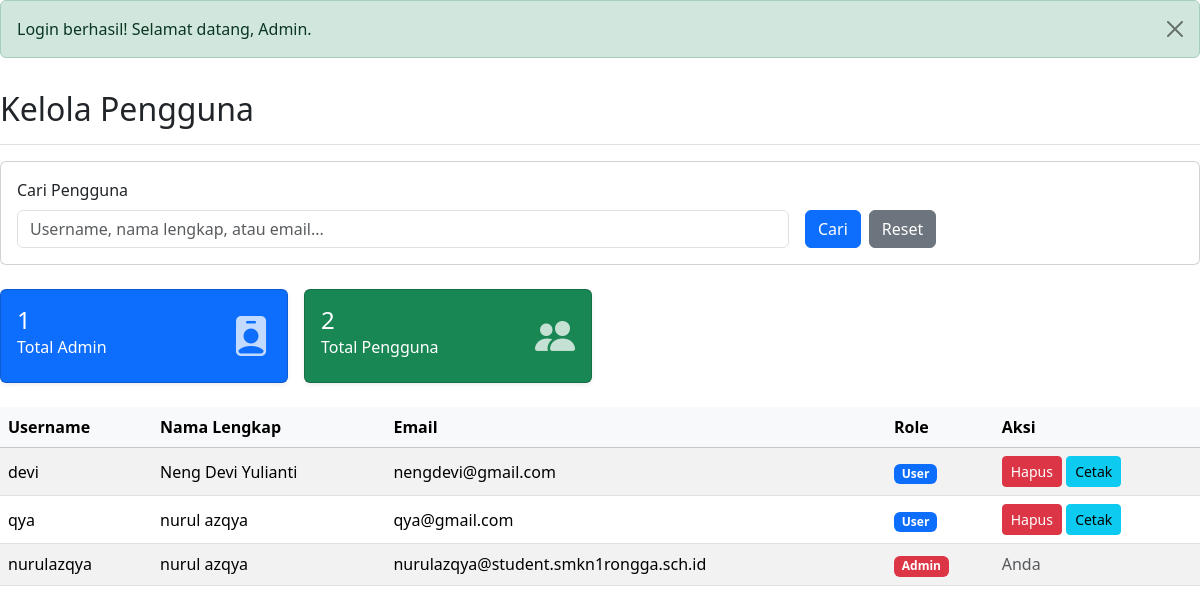
Page /admin/halaman/kelola_user.php (signed in) on the earlier database version.
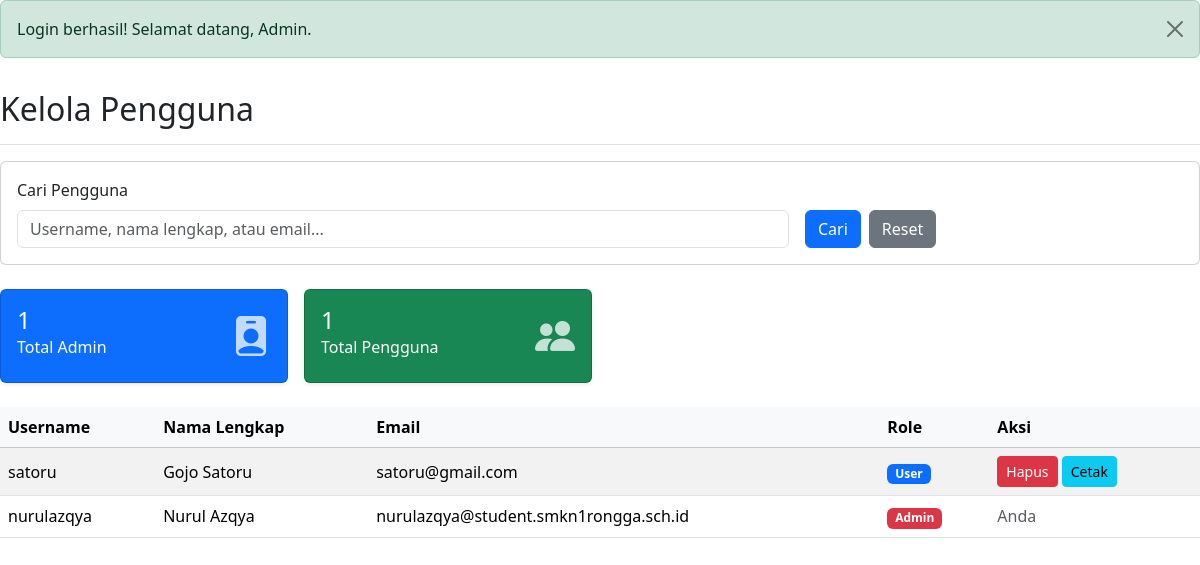
Same page on the later database version.
### tables this page shows
CREATE TABLE `users` (
  `id` int NOT NULL,
  `username` varchar(50) NOT NULL,
  `password` varchar(255) NOT NULL,
  `email` varchar(100) NOT NULL,
  `nama_lengkap` varchar(100) NOT NULL,
  `no_hp` varchar(15) NOT NULL,
  `profile_photo` varchar(255) DEFAULT NULL,
  `role` enum('admin','user') NOT NULL DEFAULT 'user',
  `created_at` timestamp NULL DEFAULT CURRENT_TIMESTAMP
);

### admin/halaman/kelola_user.php (the view, shortened to what the changed rows need)
<?php
include '../../database/konek.php';
include '../../includes/boot.php';
$query_admin = $konek->prepare("SELECT id FROM users WHERE username = ?");
$query_admin->bind_param("s", $_SESSION['username']);
$query_admin->execute();
$result_admin = $query_admin->get_result();
$current_admin = $result_admin->fetch_assoc();
$current_admin_id = $current_admin['id'];
 $query_total_user = $konek->prepare("SELECT COUNT(*) as total FROM users WHERE role = 'user'");
 $query_total_user->execute();
 $result_total_user = $query_total_user->get_result();
 $totalUser = $result_total_user->fetch_assoc()['total'];
$search = isset($_GET['search']) ? $_GET['search'] : '';
if (!empty($search)) {
    $query_users = $konek->prepare("SELECT * FROM users WHERE username LIKE ? OR nama_lengkap LIKE ? OR email LIKE ? ORDER BY created_at DESC");
    $search_param = "%$search%";
    $query_users->bind_param("sss", $search_param, $search_param, $search_param);
    $query_users->execute();
    $result_users = $query_users->get_result();
} else {
    $query_users = $konek->query("SELECT * FROM users ORDER BY created_at DESC");
    $result_users = $query_users;
}
?>
<div class="d-flex justify-content-between flex-wrap flex-md-nowrap align-items-center pt-3 pb-2 mb-3 border-bottom">
    <h1 class="h2">Kelola Pengguna</h1>
</div>
<div class="row g-3 mb-4">
    <div class="col-xl-3 col-md-6">
        <div class="card text-white bg-success shadow-sm">
            <div class="card-body">
                <div class="d-flex justify-content-between">
                    <div>
                        <h4 class="mb-0"><?php echo $totalUser; ?></h4>
                        <p class="mb-0">Total Pengguna</p>
                    </div>
                </div>
            </div>
        </div>
    </div>
</div>
<div class="table-responsive">
    <table class="table table-striped table-hover align-middle">
        <thead class="table-light">
            <tr>
                <th>Username</th>
                <th>Nama Lengkap</th>
                <th>Email</th>
                <th>Role</th>
                <th>Aksi</th>
            </tr>
        </thead>
        <tbody>
            <?php
            if ($result_users->num_rows > 0) {
                while($data = $result_users->fetch_assoc()) {
                    echo "<tr>";
                    echo "<td>" . htmlspecialchars($data['username']) . "</td>";
                    echo "<td>" . htmlspecialchars($data['nama_lengkap']) . "</td>";
                    echo "<td>" . htmlspecialchars($data['email']) . "</td>";
                    echo "<td><span class='badge bg-" . (($data['role']=='admin') ? 'danger' : 'primary') . "'>" . ucfirst(htmlspecialchars($data['role'])) . "</span></td>";
                    echo "<td>";
                    if($data['id'] != $current_admin_id) {
                        echo "<a href='proses/hapus_pengguna.php?id=" . htmlspecialchars($data['id']) . "' class='btn btn-sm btn-danger' onclick='return confirm(\"Yakin ingin hapus user ini?\")'>Hapus</a> ";
                        echo "<a href='proses/cetak_user.php?id=" . htmlspecialchars($data['id']) . "' class='btn btn-sm btn-info' target='_blank'>Cetak</a>";
                    } else {
                        echo "<span class='text-muted'>Anda</span>";
                    }
                    echo "</td>";
                    echo "</tr>";
                }
            } else {
                echo "<tr><td colspan='5' class='text-center'>Tidak ada data.</td></tr>";
            }
            ?>
        </tbody>
    </table>
</div>

Differences in the rows shown:
removed users: username "devi", nama_lengkap "Neng Devi Yulianti", email "nengdevi@gmail.com", role "User"
removed users: username "qya", nama_lengkap "nurul azqya", email "qya@gmail.com", role "User"
added users: username "satoru", nama_lengkap "Gojo Satoru", email "satoru@gmail.com", role "User"
changed users "nurulazqya": nama_lengkap "nurul azqya" → "Nurul Azqya"
Other differences:
$totalUser: "2" → "1"
